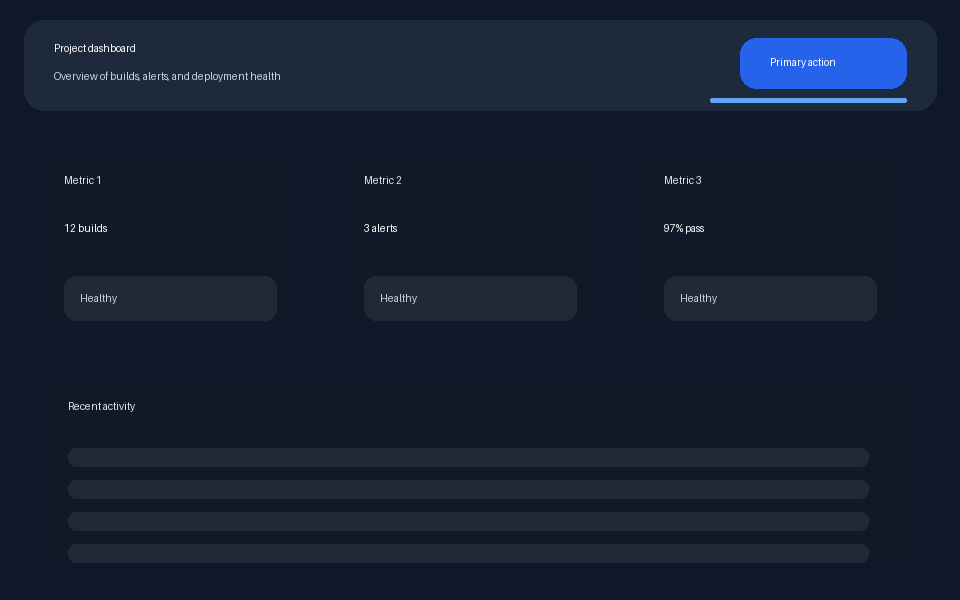
#> input picture active/personal/calnix/artifacts/ui-automation-demo/baseline.png, 960 x 600 px, found by its file name
$ python ui_regression_loop.py
#> lines starting #> are read from the running program, lines starting #| are printed output that depends on the picture
#> (the call stopped at in run, `return subprocess.run(command, check=False, capture_output=True, text=..`: subprocess is not available in this run)
### active/personal/calnix/pi-skills/pi-extension-testing/scripts/compare_pi_screenshots.py
#!/usr/bin/env python3
from __future__ import annotations

import argparse
import json
from dataclasses import asdict, dataclass
from pathlib import Path
from typing import Any

from PIL import Image, ImageChops


@dataclass(frozen=True)
class DiffStats:
    baseline_path: str
    current_path: str
    diff_path: str
    width: int
    height: int
    changed_pixels: int
    changed_ratio: float
    bbox: dict[str, int] | None
    baseline_size: dict[str, int]
    current_size: dict[str, int]


def _load_rgba(path: Path) -> Image.Image:
    return Image.open(path).convert("RGBA")
#> returned value is the input picture: PIL image 960x600 RGBA; mean R, G, B, A 21.2, 30.4, 48.7, 255


def _pad_to_common_canvas(image: Image.Image, width: int, height: int) -> Image.Image:
    if image.size == (width, height):
        return image
    canvas = Image.new("RGBA", (width, height), (0, 0, 0, 0))
    canvas.paste(image, (0, 0))
    return canvas


def compare_images(baseline_path: Path, current_path: Path, diff_path: Path) -> DiffStats:
    baseline = _load_rgba(baseline_path)
    current = _load_rgba(current_path)
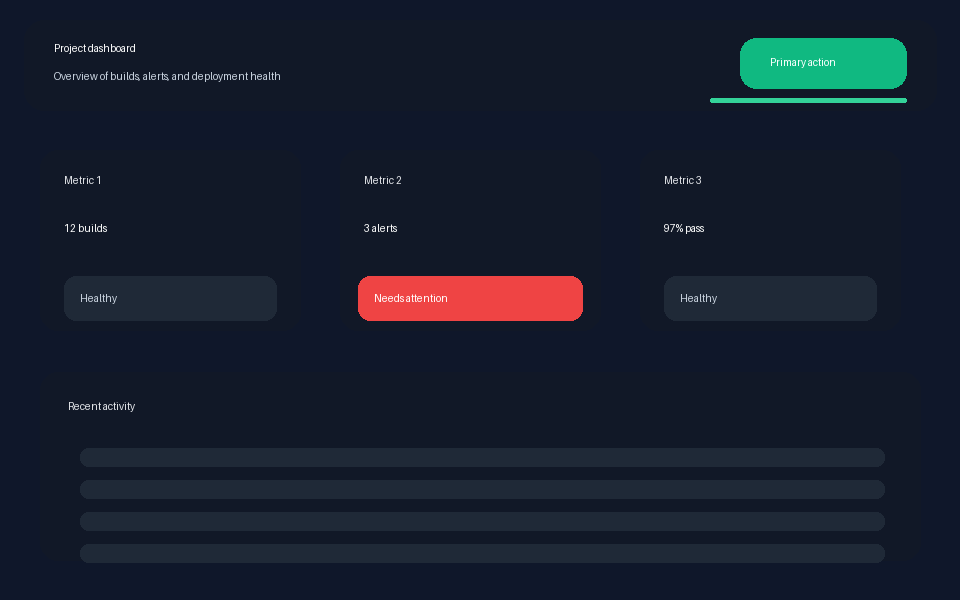
#> input picture active/personal/calnix/artifacts/ui-automation-demo/current.png, 960 x 600 px, found by its file name
#> in _load_rgba, returned value is the input picture: PIL image 960x600 RGBA; mean R, G, B, A 22.8, 30.1, 44.8, 255
    width = max(baseline.width, current.width)
#> width = 960
    height = max(baseline.height, current.height)
#> height = 600
    baseline_canvas = _pad_to_common_canvas(baseline, width, height)
    current_canvas = _pad_to_common_canvas(current, width, height)

    diff = ImageChops.difference(baseline_canvas, current_canvas)
    diff_path.parent.mkdir(parents=True, exist_ok=True)
    diff.save(diff_path)

    rgb_diff = diff.convert("RGB")
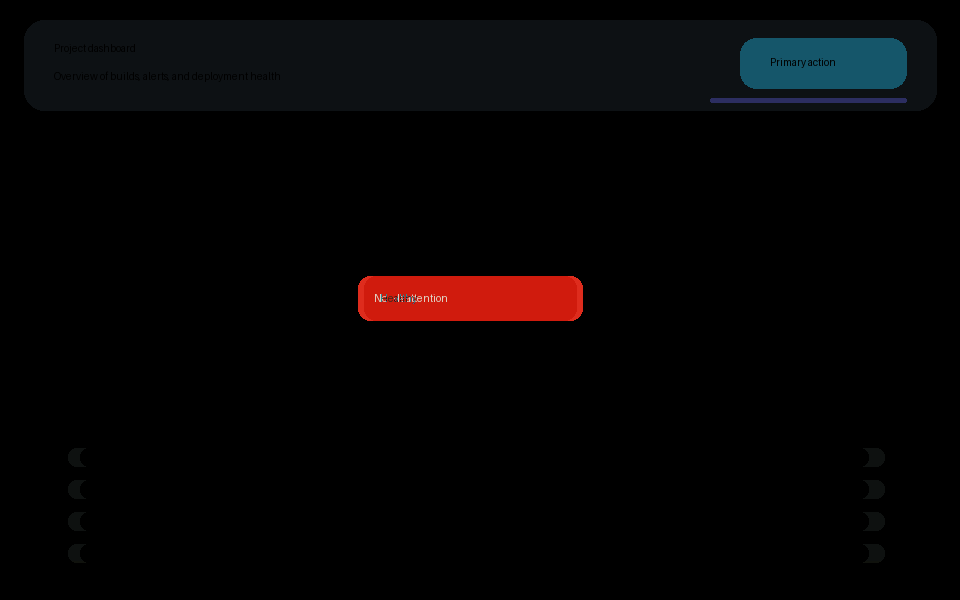
#> rgb_diff: PIL image 960x600 RGB; mean R, G, B 5.7, 4, 4.5
    bbox_tuple = rgb_diff.getbbox()
#> bbox_tuple = (24, 20, 937, 563)
    bbox = None
    changed_pixels = 0
    if bbox_tuple is not None:
        left, top, right, bottom = bbox_tuple
#> left = 24; top = 20; right = 937; bottom = 563
        bbox = {"left": left, "top": top, "right": right, "bottom": bottom}
#> bbox = {'left': 24, 'top': 20, 'right': 937, 'bottom': 563}
        pixels = rgb_diff.load()
        changed_pixels = sum(
            1
            for y in range(rgb_diff.height)
            for x in range(rgb_diff.width)
            if pixels[x, y] != (0, 0, 0)
        )
#> changed_pixels = 94806
    total_pixels = width * height if width and height else 0
#> total_pixels = 576000
    changed_ratio = (changed_pixels / total_pixels) if total_pixels else 0.0
#> changed_ratio = 0.165

    return DiffStats(
        baseline_path=str(baseline_path),
        current_path=str(current_path),
        diff_path=str(diff_path),
        width=width,
        height=height,
        changed_pixels=changed_pixels,
        changed_ratio=changed_ratio,
        bbox=bbox,
        baseline_size={"width": baseline.width, "height": baseline.height},
        current_size={"width": current.width, "height": current.height},
    )


def save_diff_report(stats: DiffStats, json_path: Path) -> None:
    json_path.parent.mkdir(parents=True, exist_ok=True)
    json_path.write_text(json.dumps(asdict(stats), indent=2), encoding="utf-8")


# [14 lines left out: function main, not called in this run]


# [2 lines that do not run on import are left out]

### active/personal/calnix/pi-skills/pi-extension-testing/scripts/capture_pi_window.py
#!/usr/bin/env python3
from __future__ import annotations

import argparse
import json
import re
import subprocess
import sys
from pathlib import Path
from typing import Any


def run(command: list[str]) -> subprocess.CompletedProcess[str]:
    return subprocess.run(command, check=False, capture_output=True, text=True)


# [35 lines left out: functions walk_windows, find_matching_window, not called in this run]


def format_grim_geometry(rect: dict[str, Any]) -> str:
    return f"{int(rect['x'])},{int(rect['y'])} {int(rect['width'])}x{int(rect['height'])}"


# [6 lines left out: function capture_window, not called in this run]


def load_sway_tree() -> dict[str, Any]:
    result = run(["swaymsg", "-t", "get_tree", "-r"])
    if result.returncode != 0:
        raise RuntimeError(result.stderr.strip() or result.stdout.strip() or "swaymsg get_tree failed")
    return json.loads(result.stdout)


def default_output_path() -> Path:
    return Path("artifacts") / "pi-window.png"


# [24 lines left out: function main, not called in this run]


# [2 lines that do not run on import are left out]

### active/personal/calnix/pi-skills/pi-extension-testing/scripts/ui_regression_loop.py
#!/usr/bin/env python3
from __future__ import annotations

import argparse
import json
import subprocess
import sys
from dataclasses import asdict, dataclass
from pathlib import Path
from typing import Callable, Sequence

from capture_pi_window import capture_window, find_matching_window, format_grim_geometry, load_sway_tree
from compare_pi_screenshots import DiffStats, compare_images, save_diff_report

ROOT = Path(__file__).resolve().parents[2]
HEURISTIC_PACKAGE = ROOT / "pi-packages" / "pi-ui-heuristic-critique"
DEFAULT_OUTPUT_DIR = ROOT / "artifacts" / "ui-regression"


@dataclass(frozen=True)
class RegressionResult:
    status: str
    output_dir: str
    baseline_path: str
    current_path: str | None
    diff_path: str | None
    diff_json_path: str | None
    report_path: str
    judge_output: str | None
    diff_stats: DiffStats | None


def _capture_selector(*, focused: bool, title: str | None, pid: int | None) -> str:
    tree = load_sway_tree()
    window = find_matching_window(tree, focused=focused, title_substring=title, pid=pid)
    if window is None:
        raise RuntimeError("No matching Sway window found.")
    return format_grim_geometry(window["rect"])


def capture_pi_window_to_path(output_path: Path, *, focused: bool = True, title: str | None = None, pid: int | None = None) -> None:
    geometry = _capture_selector(focused=focused, title=title, pid=pid)
    exit_code = capture_window(output_path, geometry=geometry)
    if exit_code != 0:
        raise RuntimeError(f"grim failed with exit code {exit_code}")


JudgeRunner = Callable[[Path, Path, Path, Path, str], str]
CaptureRunner = Callable[..., None]


def default_judge_runner(
    baseline_path: Path,
    current_path: Path,
    diff_path: Path,
    diff_json_path: Path,
    subject: str,
) -> str:
    diff_payload = json.loads(diff_json_path.read_text(encoding="utf-8"))
    prompt = (
        f"@{baseline_path} @{current_path} @{diff_path} "
        f"/ui-heuristic-score {subject}\n\nDiff metadata:\n{json.dumps(diff_payload, indent=2)}"
    )
    command: Sequence[str] = ["pi", "-p", "--no-extensions", "-e", str(HEURISTIC_PACKAGE), prompt]
#> (the run stopped early here; a loop or call above may not have finished)
